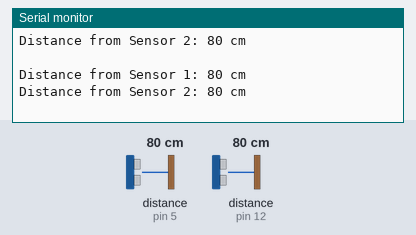
Simulated run of this sketch. Board: Arduino Uno, built with avr-gcc and run on an emulated ATmega328P. On the bench: the last lines printed to the serial monitor. Wiring (inferred from the names in the program): 2 × ultrasonic range finder: trigger pin 4, echo pin 5 / trigger pin 11, echo pin 12. The test bench sets the inputs (shaded band); at power-on: distance to the obstacle (sensors on pin 5, pin 12) 80 cm. The echo pulse lasts 58.3 µs per cm.

Above: at 5.8 s.
5.9 s: distance to the obstacle (sensor on pin 5) set to 2 cm
At 11.0 s:
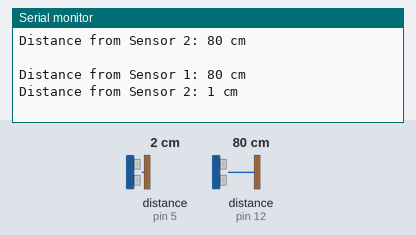
11.9 s: distance to the obstacle (sensor on pin 12) set to 2 cm
At 16.0 s:
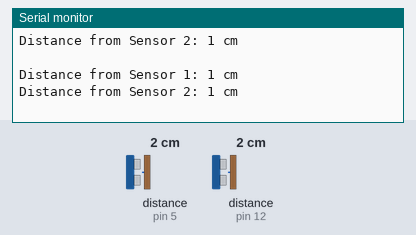
17.9 s: distance to the obstacle (sensor on pin 5) set to 4 cm
At 21.1 s:
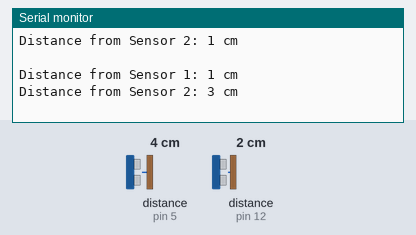
23.9 s: distance to the obstacle (sensor on pin 12) set to 4 cm
At 26.2 s:
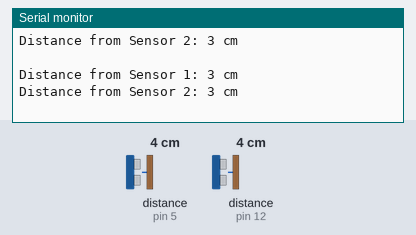
Timing chart, 0 to 27.7 s (numbered marks = the images above; inputs shaded):
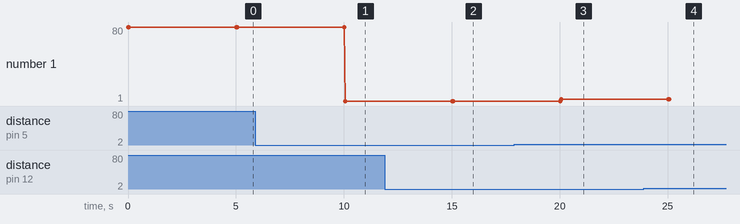

The sketch:

twoUltrasonic.ino
```cpp
// Ultrasonic Sensor 1 Pins
const int trigPin1 = 11; // Trigger pin for sensor 1
const int echoPin1 = 12; // Echo pin for sensor 1

// Ultrasonic Sensor 2 Pins
const int trigPin2 = 4; // Trigger pin for sensor 2
const int echoPin2 = 5; // Echo pin for sensor 2

// Variables for Sensor 1
long duration1; // Time taken for the ultrasonic pulse to return for sensor 1
long distance1; // Calculated distance in centimeters for sensor 1

// Variables for Sensor 2
long duration2; // Time taken for the ultrasonic pulse to return for sensor 2
long distance2; // Calculated distance in centimeters for sensor 2

void setup()
{
    // Initialize Serial Monitor
    Serial.begin(9600);

    // Set trigPin1 and trigPin2 as OUTPUT, echoPin1 and echoPin2 as INPUT
    pinMode(trigPin1, OUTPUT);
    pinMode(echoPin1, INPUT);
    pinMode(trigPin2, OUTPUT);
    pinMode(echoPin2, INPUT);
}

void loop()
{
    // Read values from Sensor 1
    digitalWrite(trigPin1, LOW);
    delayMicroseconds(2);
    digitalWrite(trigPin1, HIGH);
    delayMicroseconds(10);
    digitalWrite(trigPin1, LOW);
    duration1 = pulseIn(echoPin1, HIGH);
    distance1 = duration1 / 29 / 2;

    // Read values from Sensor 2
    digitalWrite(trigPin2, LOW);
    delayMicroseconds(2);
    digitalWrite(trigPin2, HIGH);
    delayMicroseconds(10);
    digitalWrite(trigPin2, LOW);
    duration2 = pulseIn(echoPin2, HIGH);
    distance2 = duration2 / 29 / 2;

    // Print the distances
    Serial.print("Distance from Sensor 1: ");
    Serial.print(distance1);
    Serial.println(" cm");

    Serial.print("Distance from Sensor 2: ");
    Serial.print(distance2);
    Serial.println(" cm");
    Serial.println(" ");

    // Wait for a brief moment before taking the next measurement
    delay(5000);
}
```

Measured:
- after the input at 5.9 s, the serial monitor: prints a new line after 4.2 s (image 1)
- after the input at 11.9 s, the serial monitor: prints a new line after 3.1 s (image 2)
- after the input at 17.9 s, the serial monitor: prints a new line after 2.2 s (image 3)
- after the input at 23.9 s, the serial monitor: prints a new line after 1.1 s (image 4)
- plotted number 1: 1 → 3 after the input at 17.9 s
